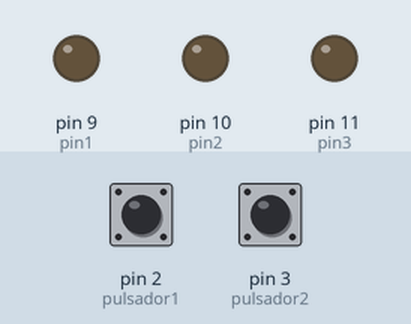
Recording of a sketch running on a simulated Arduino Uno, built with avr-gcc and run on an emulated ATmega328P. Shown: output pins drawn as LEDs (lit = HIGH). Inputs (shaded band) come from the test bench; at power-on: pin 2 (pulsador1) HIGH, pin 3 (pulsador2) HIGH.

Above: at 1.2 s.
1.3 s: pin 2 (pulsador1) pulled LOW for 0.15 s
At 2.1 s:
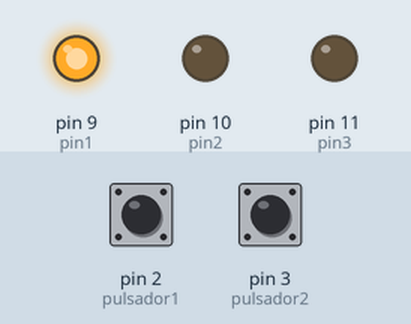
2.9 s: pin 2 (pulsador1) pulled LOW for 1 s
At 3.3 s:
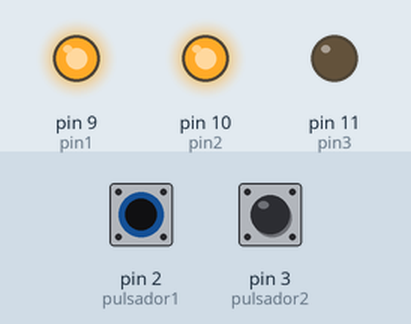
5.4 s: pin 2 (pulsador1) pulled LOW for 0.15 s
At 6.4 s:
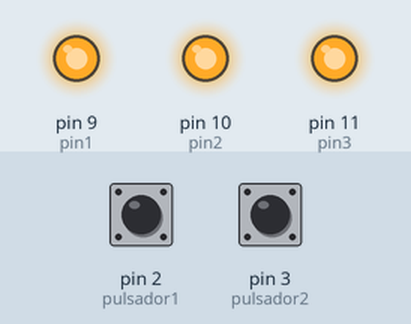
7.0 s: pin 3 (pulsador2) pulled LOW for 0.15 s
At 7.7 s:
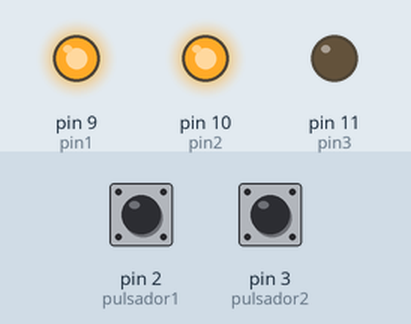
8.6 s: pin 3 (pulsador2) pulled LOW for 1 s
At 8.9 s:
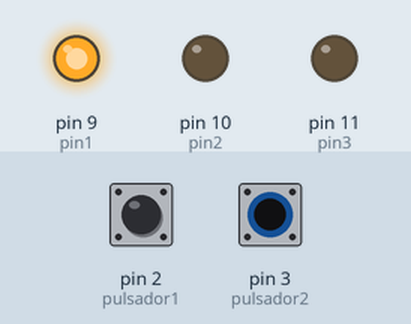
Timing chart, 0 to 11.6 s (numbered marks = the images above; inputs shaded):
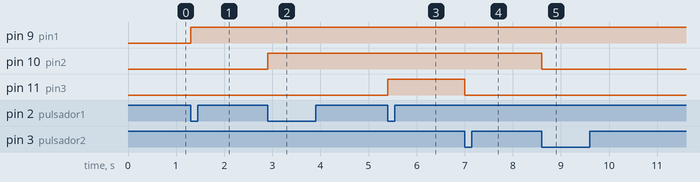

The sketch:

TP4EJ1.ino
```cpp
/* 1. Programe dos interrupción que utilice un pulsador cada una para controlar 5 leds (una para encender y otra para apagar),
 cada vez que se presiona el pulsador de encender se debe encender un led (es decir si se presiona una vez se prende un led,
 dos veces dos leds…) lo mismo con el de apagar cada vez que se presiona el botón se apaga uno); tenga cuidado con los valores
 extremos 1 y 5 de no excederlos para que el código se mantenga funcionando correctamente. */

#define pin1 9
#define pin2 10
#define pin3 11
#define pulsador1 2
#define pulsador2 3
int cont;

bool control = false;
void setup() {
    pinMode(pulsador1, INPUT_PULLUP);//pulsador
    pinMode(pulsador2, INPUT_PULLUP);
    pinMode(9, OUTPUT);
    pinMode(10, OUTPUT);
    pinMode(11, OUTPUT);
    attachInterrupt(digitalPinToInterrupt(pulsador1), prender, FALLING);
    attachInterrupt(digitalPinToInterrupt(pulsador2), apagar, FALLING);
    Serial.begin(9600);
}

void loop() {
}

void prender(){
  switch(cont){
    case 0:{
      digitalWrite(pin1,HIGH);
      cont=cont+1;
      break;}
    case 1:{
      digitalWrite(pin2,HIGH);
      cont=cont+1;
      break;}
    case 2:{
      digitalWrite(pin3,HIGH);
      cont=cont+1;
      break;}
  }
}

void apagar(){
  switch(cont){
    case 1:{
      digitalWrite(pin1,LOW);
      cont=cont-1;
      break;}
    case 2:{
      digitalWrite(pin2,LOW);
      cont=cont-1;
      break;}
    case 3:{
      digitalWrite(pin3,LOW);
      cont=cont-1;
      break;}
  }
}
```

Measured:
- after the input at 1.3 s, pin 9 (pin1): LOW → HIGH at once
- after the input at 2.9 s, pin 10 (pin2): LOW → HIGH at once
- after the input at 5.4 s, pin 11 (pin3): LOW → HIGH at once
- after the input at 7.0 s, pin 11 (pin3): HIGH → LOW at once
- after the input at 8.6 s, pin 10 (pin2): HIGH → LOW at once
